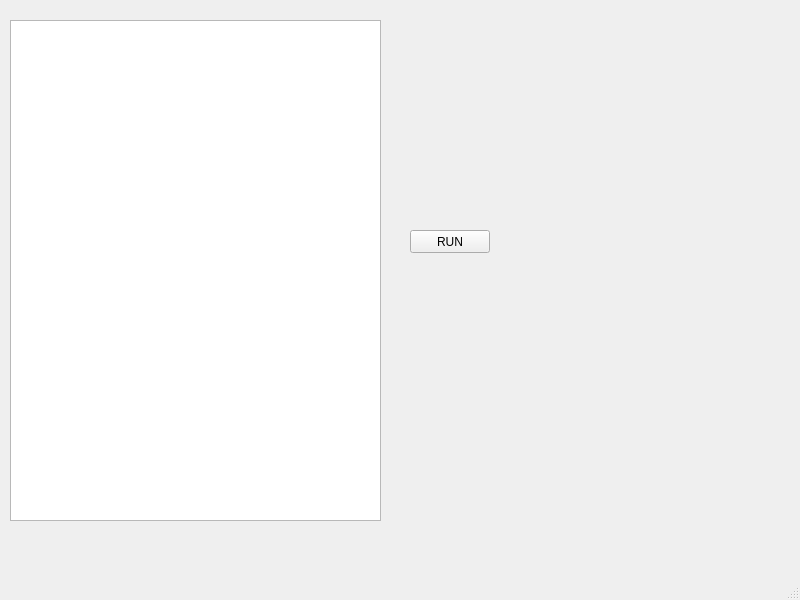
<?xml version="1.0" encoding="UTF-8"?>
<ui version="4.0">
 <class>MainWindow</class>
 <widget class="QMainWindow" name="MainWindow">
  <property name="geometry">
   <rect>
    <x>0</x>
    <y>0</y>
    <width>800</width>
    <height>600</height>
   </rect>
  </property>
  <property name="windowTitle">
   <string>MainWindow</string>
  </property>
  <widget class="QWidget" name="centralwidget">
   <widget class="QPushButton" name="pushButton_RUN">
    <property name="geometry">
     <rect>
      <x>410</x>
      <y>230</y>
      <width>80</width>
      <height>23</height>
     </rect>
    </property>
    <property name="text">
     <string>RUN</string>
    </property>
   </widget>
   <widget class="QTextEdit" name="textEdit">
    <property name="geometry">
     <rect>
      <x>10</x>
      <y>20</y>
      <width>371</width>
      <height>501</height>
     </rect>
    </property>
   </widget>
  </widget>
  <widget class="QMenuBar" name="menubar">
   <property name="geometry">
    <rect>
     <x>0</x>
     <y>0</y>
     <width>800</width>
     <height>22</height>
    </rect>
   </property>
  </widget>
  <widget class="QStatusBar" name="statusbar"/>
 </widget>
 <resources/>
 <connections/>
</ui>
